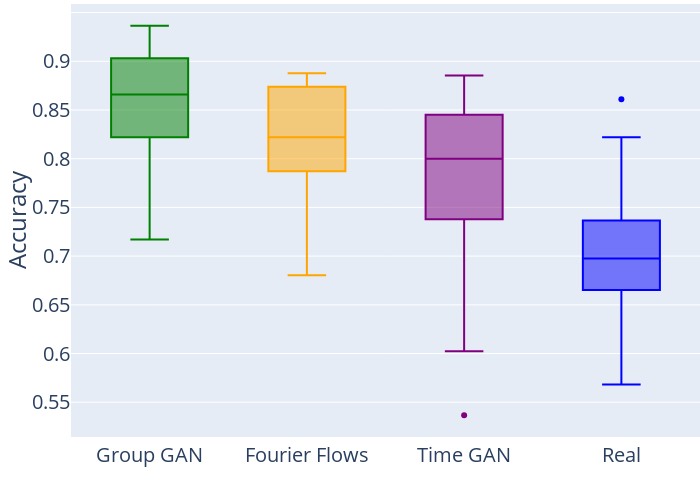

Notebook code cell kept with this figure:
### Code cell
fig = px.box(all_dfs,
             x='index', 
             y='value', 
             color='index', 
             labels={'index': 'Model', 'value': 'Accuracy'}, 
             color_discrete_sequence=['green', 'orange', 'purple', 'blue'],
             category_orders={"index": ["Group GAN", "Fourier Flows", "Time GAN", "Real"]})
# make yticks more accurate
fig.update_yaxes(tickprefix="",
                    tick0=0,
                    dtick=0.05)
fig.update_layout(showlegend=False, margin=dict(l=0, r=0, b=0, t=0), font=dict(size=20), width=700, height=500)
# remove the x-axis title
fig.update_xaxes(title_text="",
                    showline=True,
                    showgrid=False,
                    zeroline=True)
fig.show()

### Figure 1 — Plotly figure (JSON) as saved in the notebook; plotly's stock layout.template omitted (floating-point values rounded to 4 significant figures)
{"data": [{"alignmentgroup": "True", "hovertemplate": "Model=%{x}<br>Accuracy=%{y}<extra></extra>", "legendgroup": "Group GAN", "marker": {"color": "green"}, "name": "Group GAN", "notched": false, "offsetgroup": "Group GAN", "orientation": "v", "showlegend": true, "type": "box", "x": ["Group GAN", "Group GAN", "Group GAN", "Group GAN", "Group GAN", "Group GAN", "Group GAN", "Group GAN", "Group GAN", "Group GAN", "Group GAN", "Group GAN", "Group GAN", "Group GAN", "Group GAN", "Group GAN", "Group GAN", "Group GAN", "Group GAN", "Group GAN", "Group GAN", "Group GAN", "Group GAN", "Group GAN", "Group GAN", "Group GAN", "Group GAN", "Group GAN", "Group GAN", "Group GAN", "Group GAN", "Group GAN", "Group GAN", "Group GAN", "Group GAN", "Group GAN", "Group GAN", "Group GAN", "Group GAN", "Group GAN", "Group GAN", "Group GAN", "Group GAN", "Group GAN", "Group GAN", "Group GAN", "Group GAN", "Group GAN", "Group GAN", "Group GAN", "Group GAN", "Group GAN", "Group GAN", "Group GAN", "Group GAN", "Group GAN", "Group GAN", "Group GAN", "Group GAN", "Group GAN", "Group GAN", "Group GAN", "Group GAN", "Group GAN", "Group GAN"], "x0": " ", "xaxis": "x", "y": [0.861, 0.7683, 0.8829, 0.9268, 0.9317, 0.8073, 0.9098, 0.822, 0.9, 0.8976, 0.7854, 0.9244, 0.8, 0.9171, 0.8585, 0.8415, 0.9171, 0.8951, 0.9049, 0.878, 0.778, 0.8415, 0.8585, 0.8634, 0.8659, 0.8415, 0.8341, 0.8073, 0.8488, 0.8902, 0.9098, 0.9268, 0.878, 0.9122, 0.8049, 0.8927, 0.7585, 0.8585, 0.9146, 0.8659, 0.7171, 0.8366, 0.8561, 0.9122, 0.8, 0.8707, 0.922, 0.9, 0.9049, 0.9024, 0.8659, 0.822, 0.8024, 0.8927, 0.8195, 0.9024, 0.7805, 0.9098, 0.7634, 0.8488, 0.9366, 0.8927, 0.8098, 0.8317, 0.8683], "y0": " ", "yaxis": "y"}, {"alignmentgroup": "True", "hovertemplate": "Model=%{x}<br>Accuracy=%{y}<extra></extra>", "legendgroup": "Fourier Flows", "marker": {"color": "orange"}, "name": "Fourier Flows", "notched": false, "offsetgroup": "Fourier Flows", "orientation": "v", "showlegend": true, "type": "box", "x": ["Fourier Flows", "Fourier Flows", "Fourier Flows", "Fourier Flows", "Fourier Flows", "Fourier Flows", "Fourier Flows", "Fourier Flows", "Fourier Flows", "Fourier Flows", "Fourier Flows", "Fourier Flows", "Fourier Flows", "Fourier Flows", "Fourier Flows", "Fourier Flows", "Fourier Flows", "Fourier Flows", "Fourier Flows", "Fourier Flows", "Fourier Flows", "Fourier Flows", "Fourier Flows", "Fourier Flows", "Fourier Flows", "Fourier Flows", "Fourier Flows", "Fourier Flows", "Fourier Flows"], "x0": " ", "xaxis": "x", "y": [0.8878, 0.8024, 0.7854, 0.8805, 0.7951, 0.8098, 0.8659, 0.7195, 0.7878, 0.778, 0.8024, 0.7878, 0.7488, 0.8049, 0.6805, 0.8659, 0.761, 0.8756, 0.8488, 0.878, 0.7659, 0.8732, 0.8268, 0.878, 0.822, 0.878, 0.8878, 0.8341, 0.8585], "y0": " ", "yaxis": "y"}, {"alignmentgroup": "True", "hovertemplate": "Model=%{x}<br>Accuracy=%{y}<extra></extra>", "legendgroup": "Time GAN", "marker": {"color": "purple"}, "name": "Time GAN", "notched": false, "offsetgroup": "Time GAN", "orientation": "v", "showlegend": true, "type": "box", "x": ["Time GAN", "Time GAN", "Time GAN", "Time GAN", "Time GAN", "Time GAN", "Time GAN", "Time GAN", "Time GAN", "Time GAN", "Time GAN", "Time GAN", "Time GAN", "Time GAN", "Time GAN", "Time GAN", "Time GAN", "Time GAN", "Time GAN", "Time GAN", "Time GAN", "Time GAN", "Time GAN", "Time GAN", "Time GAN", "Time GAN", "Time GAN", "Time GAN", "Time GAN", "Time GAN", "Time GAN", "Time GAN", "Time GAN", "Time GAN", "Time GAN", "Time GAN", "Time GAN", "Time GAN", "Time GAN", "Time GAN", "Time GAN", "Time GAN", "Time GAN", "Time GAN", "Time GAN", "Time GAN", "Time GAN", "Time GAN", "Time GAN", "Time GAN", "Time GAN", "Time GAN", "Time GAN", "Time GAN", "Time GAN", "Time GAN", "Time GAN", "Time GAN", "Time GAN", "Time GAN", "Time GAN", "Time GAN", "Time GAN", "Time GAN", "Time GAN"], "x0": " ", "xaxis": "x", "y": [0.8, 0.6268, 0.7415, 0.8488, 0.8439, 0.7293, 0.8854, 0.8073, 0.8195, 0.8756, 0.7122, 0.8634, 0.8268, 0.7951, 0.739, 0.8634, 0.6902, 0.8293, 0.8537, 0.5366, 0.7927, 0.8659, 0.7683, 0.7829, 0.861, 0.8122, 0.8366, 0.7341, 0.8537, 0.6732, 0.8561, 0.8268, 0.8195, 0.7878, 0.778, 0.8146, 0.7976, 0.8488, 0.8585, 0.7951, 0.7122, 0.7561, 0.7927, 0.8707, 0.6756, 0.7732, 0.7488, 0.6098, 0.8195, 0.6976, 0.8171, 0.6024, 0.8293, 0.6317, 0.7683, 0.8634, 0.8195, 0.8293, 0.7171, 0.778, 0.8829, 0.6854, 0.6976, 0.8195, 0.8659], "y0": " ", "yaxis": "y"}, {"alignmentgroup": "True", "hovertemplate": "Model=%{x}<br>Accuracy=%{y}<extra></extra>", "legendgroup": "Real", "marker": {"color": "blue"}, "name": "Real", "notched": false, "offsetgroup": "Real", "orientation": "v", "showlegend": true, "type": "box", "x": ["Real", "Real", "Real", "Real", "Real", "Real", "Real", "Real", "Real", "Real", "Real", "Real", "Real", "Real", "Real", "Real", "Real", "Real", "Real", "Real", "Real", "Real", "Real", "Real", "Real", "Real", "Real", "Real", "Real", "Real", "Real", "Real", "Real", "Real", "Real", "Real", "Real", "Real", "Real", "Real", "Real", "Real", "Real", "Real", "Real", "Real", "Real", "Real", "Real", "Real", "Real", "Real", "Real", "Real", "Real", "Real", "Real", "Real", "Real", "Real", "Real", "Real", "Real", "Real", "Real"], "x0": " ", "xaxis": "x", "y": [0.7561, 0.861, 0.7195, 0.6366, 0.6366, 0.6439, 0.6902, 0.6976, 0.7854, 0.7537, 0.7171, 0.822, 0.6659, 0.622, 0.722, 0.7512, 0.7341, 0.6293, 0.6366, 0.678, 0.7707, 0.6756, 0.5683, 0.7439, 0.6927, 0.7317, 0.639, 0.739, 0.5805, 0.8024, 0.7659, 0.7049, 0.7366, 0.6293, 0.6878, 0.6878, 0.7024, 0.7195, 0.722, 0.6463, 0.7244, 0.5756, 0.678, 0.6805, 0.7293, 0.578, 0.6878, 0.6659, 0.7463, 0.6098, 0.7122, 0.6146, 0.7171, 0.7366, 0.6659, 0.7195, 0.6829, 0.6756, 0.6634, 0.8171, 0.6805, 0.6683, 0.7878, 0.7976, 0.7098], "y0": " ", "yaxis": "y"}], "layout": {"boxmode": "overlay", "font": {"size": 20}, "height": 500, "legend": {"title": {"text": "Model"}, "tracegroupgap": 0}, "margin": {"b": 0, "l": 0, "r": 0, "t": 0}, "showlegend": false, "width": 700, "xaxis": {"anchor": "y", "categoryarray": ["Group GAN", "Fourier Flows", "Time GAN", "Real"], "categoryorder": "array", "domain": [0, 1], "showgrid": false, "showline": true, "title": {"text": ""}, "zeroline": true}, "yaxis": {"anchor": "x", "domain": [0, 1], "dtick": 0.05, "tick0": 0, "tickprefix": "", "title": {"text": "Accuracy"}}}}
